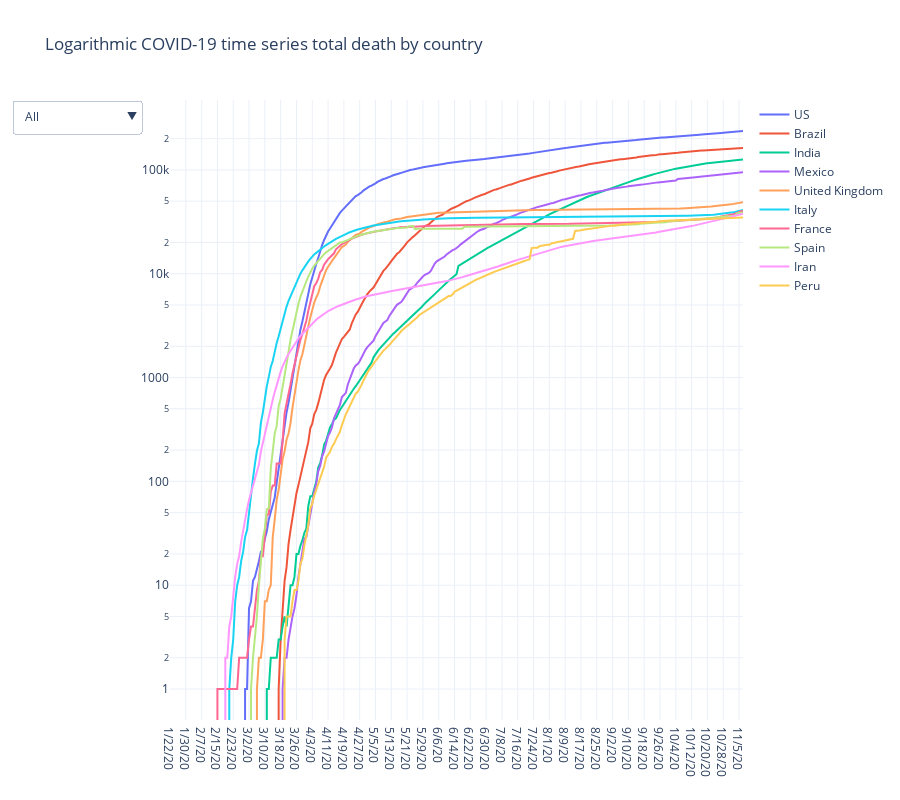

The code cell stored with this chart in its notebook:
### Code cell
trace_plot(df_death, 'Logarithmic COVID-19 time series total death by country')

### Figure 1 — Plotly figure (JSON) as saved in the notebook; plotly's stock layout.template omitted (floating-point values rounded to 4 significant figures; data arrays with more than 128 entries replaced by an {"elided": "..."} marker saying what was removed)
{"data": [{"name": "US", "type": "scatter", "x": {"elided": "291 str values"}, "y": {"elided": "291 int values"}}, {"name": "Brazil", "type": "scatter", "x": {"elided": "291 str values"}, "y": {"elided": "291 int values"}}, {"name": "India", "type": "scatter", "x": {"elided": "291 str values"}, "y": {"elided": "291 int values"}}, {"name": "Mexico", "type": "scatter", "x": {"elided": "291 str values"}, "y": {"elided": "291 int values"}}, {"name": "United Kingdom", "type": "scatter", "x": {"elided": "291 str values"}, "y": {"elided": "291 int values"}}, {"name": "Italy", "type": "scatter", "x": {"elided": "291 str values"}, "y": {"elided": "291 int values"}}, {"name": "France", "type": "scatter", "x": {"elided": "291 str values"}, "y": {"elided": "291 int values"}}, {"name": "Spain", "type": "scatter", "x": {"elided": "291 str values"}, "y": {"elided": "291 int values"}}, {"name": "Iran", "type": "scatter", "x": {"elided": "291 str values"}, "y": {"elided": "291 int values"}}, {"name": "Peru", "type": "scatter", "x": {"elided": "291 str values"}, "y": {"elided": "291 int values"}}], "layout": {"height": 800, "title": {"text": "Logarithmic COVID-19 time series total death by country"}, "updatemenus": [{"active": 0, "buttons": [{"args": [{"showlegend": true, "title": "Peru", "visible": 10}], "label": "All", "method": "update"}, {"args": [{"showlegend": true, "title": "US", "visible": [true, false, false, false, false, false, false, false, false, false]}], "label": "US", "method": "update"}, {"args": [{"showlegend": true, "title": "Brazil", "visible": [false, true, false, false, false, false, false, false, false, false]}], "label": "Brazil", "method": "update"}, {"args": [{"showlegend": true, "title": "India", "visible": [false, false, true, false, false, false, false, false, false, false]}], "label": "India", "method": "update"}, {"args": [{"showlegend": true, "title": "Mexico", "visible": [false, false, false, true, false, false, false, false, false, false]}], "label": "Mexico", "method": "update"}, {"args": [{"showlegend": true, "title": "United Kingdom", "visible": [false, false, false, false, true, false, false, false, false, false]}], "label": "United Kingdom", "method": "update"}, {"args": [{"showlegend": true, "title": "Italy", "visible": [false, false, false, false, false, true, false, false, false, false]}], "label": "Italy", "method": "update"}, {"args": [{"showlegend": true, "title": "France", "visible": [false, false, false, false, false, false, true, false, false, false]}], "label": "France", "method": "update"}, {"args": [{"showlegend": true, "title": "Spain", "visible": [false, false, false, false, false, false, false, true, false, false]}], "label": "Spain", "method": "update"}, {"args": [{"showlegend": true, "title": "Iran", "visible": [false, false, false, false, false, false, false, false, true, false]}], "label": "Iran", "method": "update"}, {"args": [{"showlegend": true, "title": "Peru", "visible": [false, false, false, false, false, false, false, false, false, true]}], "label": "Peru", "method": "update"}]}], "yaxis": {"type": "log"}}}
